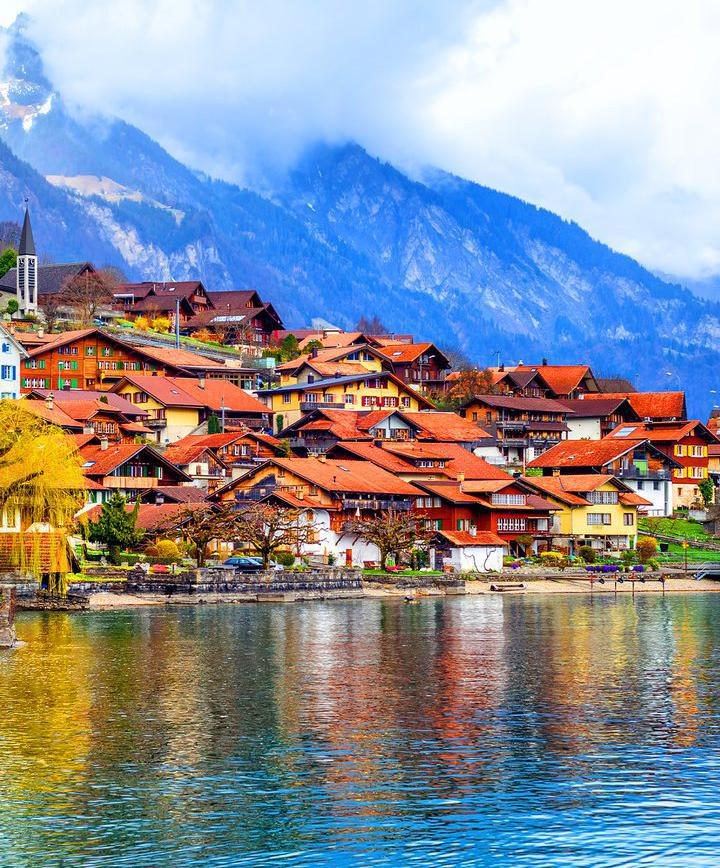
#> input picture village.jpg, 720 x 868 px, found by its file name
$ jupyter execute --allow-errors color_detecting.ipynb
#> lines starting #> are read from the running program, lines starting #| are printed output that depends on the picture
[cell 1]
import os
import pickle
import cv2
import numpy as np
from matplotlib import pyplot as plt
from tqdm import tqdm
from PIL import Image

# 전처리 시 생성했던 디렉토리 구조
dir_path = os.path.join(os.getcwd(), '/Users/gomin/opencv-image-extraction')
train_file_path = os.path.join(dir_path, 'train')
images_dir_path = os.path.join(dir_path, 'pictures')
# 파일명을 인자로 받아 해당 이미지 파일과 히스토그램을 출력해 주는 함수
def draw_color_histogram_from_image(file_name):
#> called with file_name = 'village.jpg'
    image_path = os.path.join(images_dir_path, file_name)
    # 이미지 열기
    img = Image.open(image_path)
#> img is the input picture: PIL image 720x868 RGB; mean R, G, B 138.3, 143.6, 153
    cv_image = cv2.imread(image_path)

    # Image와 Histogram 그려보기
    f=plt.figure(figsize=(10,3))
    im1 = f.add_subplot(1,2,1)
    im1.imshow(img)
    im1.set_title("Image")

    im2 = f.add_subplot(1,2,2)
    color = ('b','g','r')
    for i,col in enumerate(color):
        # image에서 i번째 채널의 히스토그램을 뽑아서(0:blue, 1:green, 2:red)
        histr = cv2.calcHist([cv_image],[i],None,[256],[0,256])
        im2.plot(histr,color = col)   # 그래프를 그릴 때 채널 색상과 맞춰서 그립니다.
    im2.set_title("Histogram")
draw_color_histogram_from_image('village.jpg')
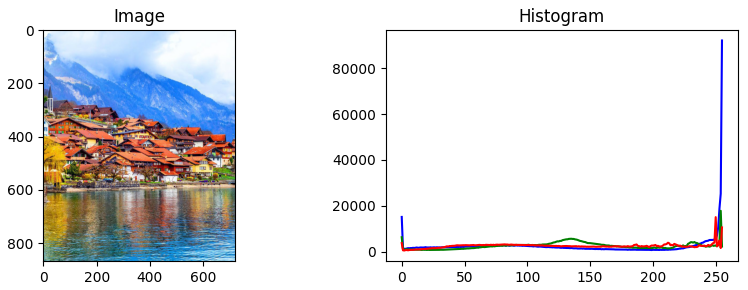
#> figure drawn by matplotlib, 2 panels; panel 2: curve peaks at x = 255, y = 92132; panel 2: curve peaks at x = 254, y = 17769; panel 2: curve peaks at x = 250, y = 15002
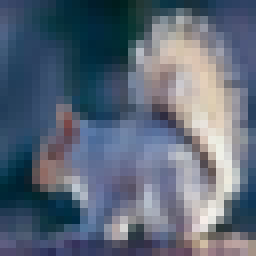
#> input picture pictures/eastern_grey_squirrel_s_000008.png, 32 x 32 px, found by its file name (shown 8 times larger)
#> in build_histogram_db, image is the input picture: shape (32, 32, 3); mean B, G, R 120.5, 104, 92.1

[cell 2]
def get_histogram(image):
    histogram = []

    # Create histograms per channels, in 4 bins each.
    for i in range(3):
        channel_histogram = cv2.calcHist(images=[image],
                                         channels=[i],
                                         mask=None,
                                         histSize=[4],  # 히스토그램 구간을 4개로 한다.
                                         ranges=[0, 256])
        histogram.append(channel_histogram)
#> this loop made 3 passes
#> channel_histogram on passes 1 to 3: [99, 499, 372, 54], [230, 514, 197, 83], [409, 331, 184, 100]
#> after the loop, histogram = [[99, 499, 372, 54], [230, 514, 197, 83], [409, 331, 184, 100]]

    histogram = np.concatenate(histogram)
#> histogram = [99, 499, 372, 54, 230, 514, 197, 83, 409, 331, 184, 100]
    histogram = cv2.normalize(histogram, histogram)
#> histogram = [0.0951, 0.479, 0.357, 0.0519, 0.221, 0.494, 0.189, 0.0797, 0.393, 0.318, 0.177, 0.0961]

    return histogram

[cell 3]
def build_histogram_db():
    histogram_db = {}

    #디렉토리에 모아 둔 이미지 파일들을 전부 리스트업합니다.
    path = images_dir_path
    file_list = os.listdir(images_dir_path)

    # [[YOUR CODE]]
    for file_name in tqdm(file_list):
        file_path = os.path.join(images_dir_path, file_name)
        image = cv2.imread(file_path)

        histogram = get_histogram(image)

        histogram_db[file_name] = histogram

    return histogram_db
histogram_db = build_histogram_db()
#> histogram_db = {'eastern_grey_squirrel_s_000008.png': [0.0951, 0.479, 0.357, 0.0519, 0.221, 0.494, 0.189, 0.0797, 0.393, 0.318, 0.177, 0.0961]}
#> (the rest of this cell did not finish here and is left out)

[cell 4]
def get_target_histogram():
    filename = input("이미지 파일명을 입력하세요: ")
#> the answer given: pictures/eastern_grey_squirrel_s_000008.png
    if filename not in histogram_db:
        print('유효하지 않은 이미지 파일명입니다.')
        return None
    return histogram_db[filename]
target_histogram = get_target_histogram()
target_histogram

[cell 5]
def search(histogram_db, target_histogram, top_k=5):
#> called with top_k = 5
    results = {}

    # Calculate similarity distance by comparing histograms.
    for file_name, histogram in tqdm(histogram_db.items()):
        distance = cv2.compareHist(H1=target_histogram,
                                   H2=histogram,
                                   method=cv2.HISTCMP_CHISQR)

        results[file_name] = distance
#> this loop made 1 pass
#> file_name on pass 1: 'eastern_grey_squirrel_s_000008.png'
#> after the loop, results = 0 items
#> the answer given: pictures/eastern_grey_squirrel_s_000009.png

    results = dict(sorted(results.items(), key=lambda item: item[1])[:top_k])

    return results
#> (the rest of this cell did not finish here and is left out)
